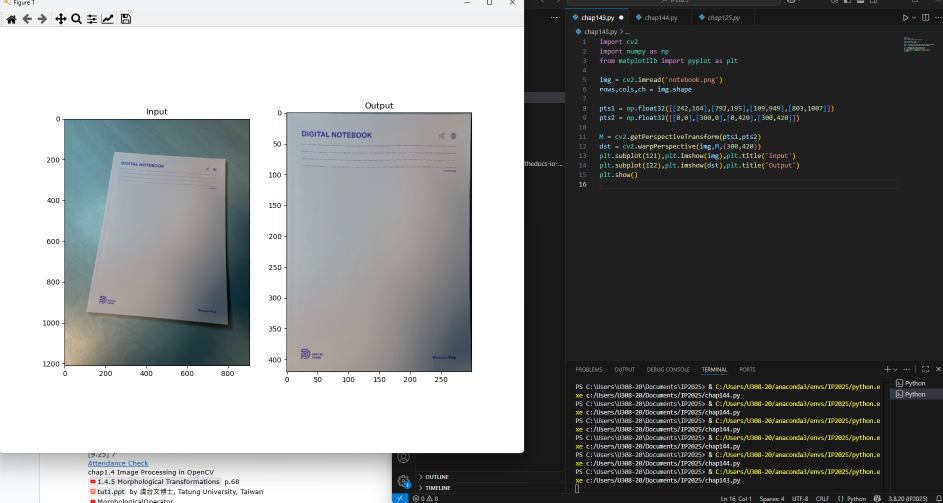
#> input picture homework3.png, 1886 x 1005 px, given in place of testcard.jpg, which was not available (shown at 1/2 size)
$ python homewokr5.py
#> lines starting #> are read from the running program, lines starting #| are printed output that depends on the picture; after the words box and inside, x2 and y2 are one past the last pixel; in counts of white or black regions, pixels touching at a corner belong together; pictures that were not available may be replaced by others from this repository, and a replacement may not be noted
import numpy as np
import cv2


MIN_MATCH_COUNT = 7
# 추적 대상 이미지
img1 = cv2.imread('testcard.jpg')
#> img1 is the input picture: shape (1005, 1886, 3); mean B, G, R 128.8, 129.1, 127.6
img1 = cv2.resize(img1,(514,811), interpolation=cv2.INTER_AREA)
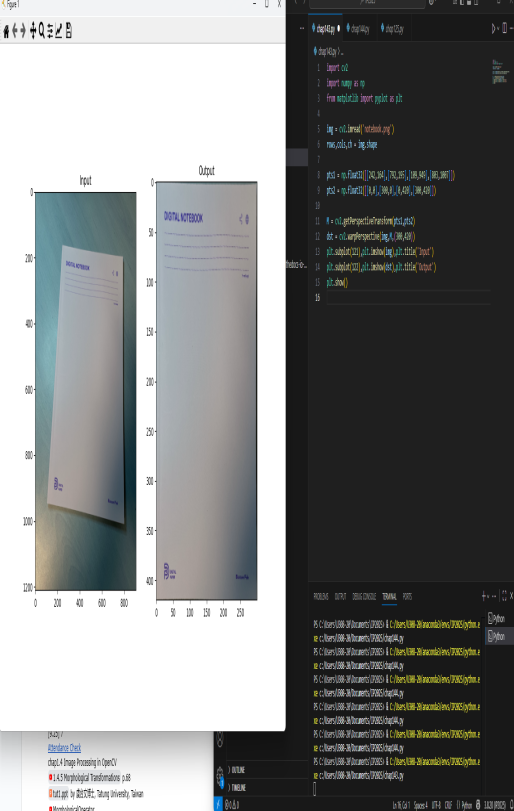
#> img1: shape (811, 514, 3); mean B, G, R 128.8, 129.1, 127.6

# SIFT 객체 생성
sift = cv2.SIFT_create(nfeatures=5000)
kp1, des1 = sift.detectAndCompute(img1, None)
#> kp1 = 902 keypoints; strongest (x, y, size): (41, 23, 2), (49, 36, 2), (33, 30, 3.4), (58, 31, 2.3)

# 비디오
vdo = cv2.VideoCapture('testcard.mp4')

# FPS 계산
fps = vdo.get(cv2.CAP_PROP_FPS)
delay_ms = int(1000/fps) if fps > 0 else 1

# 매칭
bf = cv2.BFMatcher(cv2.NORM_L2)

while(True):
    ret, frame = vdo.read()
    if not ret:
        break

    # 영상 크기 조절
    frame = cv2.resize(frame, (720,720), interpolation=cv2.INTER_AREA)
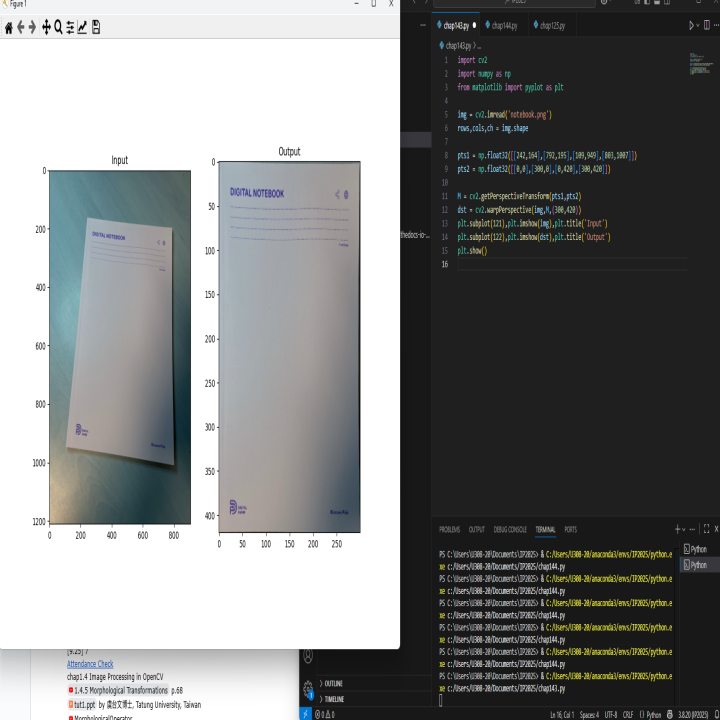
#> frame: shape (720, 720, 3); mean B, G, R 128.8, 129.1, 127.6
    gray_frame = cv2.cvtColor(frame, cv2.COLOR_BGR2GRAY)
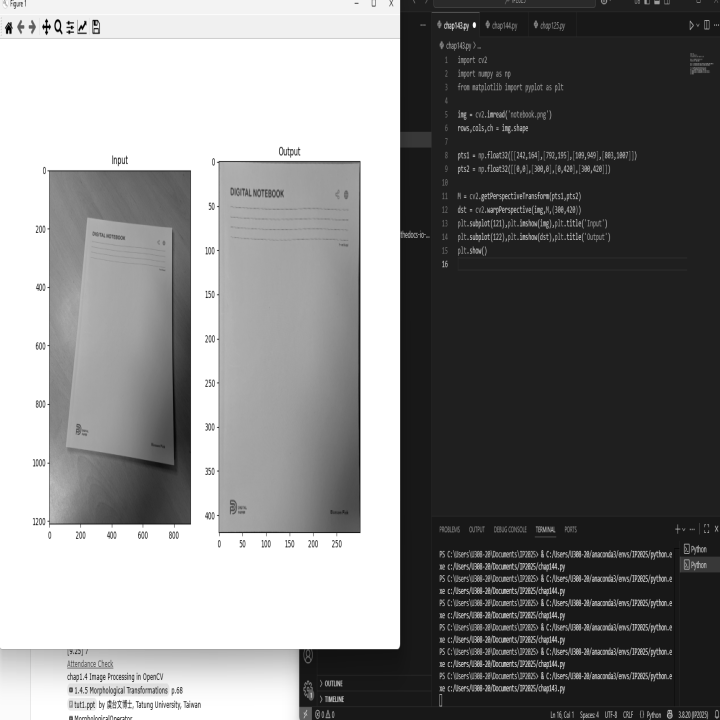
#> gray_frame: shape (720, 720); min 0, max 255, mean 128.6

    # SIFT 특징점 검출
    kp2, des2 = sift.detectAndCompute(gray_frame, None)
#> kp2 = 1199 keypoints; strongest (x, y, size): (474, 25, 2.8), (46, 21, 2), (46, 32, 2), (72, 27, 2)

    # 좋은 매칭점 필터링

    if des2 is not None and len(des2) > 0:
        matches = bf.knnMatch(des1, des2, k=2)
#> matches = 902 matches

        good_matches = []
        if matches:
            for m, n in matches:
                # 1 순위 매칭이 2 순위 매칭보다 훨씬 가까울 때만 채택
                if m.distance < 0.85 * n.distance:
                    good_matches.append(m)
#> after the loop, good_matches = 240 matches

        # 좋은 매칭점들을 거리가 가까운 순으로 정렬
        good_matches = sorted(good_matches, key=lambda x: x.distance)
        # 테두리 그리기
        # 좋은 매칭점이 10개 이상일 때문 추적 수행
        if len(good_matches) > 10:
            src_pts = np.float32([ kp1[m.queryIdx].pt for m in good_matches ]).reshape(-1,1,2)
#> src_pts = 240 rows, first 8: [224.7, 732.7], [413.3, 637.8], [215.1, 732.7], [413.3, 747.5], [288.3, 271], [289, 256.7], [112.6, 596.4], [215.9, 734]
            dst_pts = np.float32([ kp2[m.trainIdx].pt for m in good_matches ]).reshape(-1,1,2)
#> dst_pts = 240 rows, first 8: [314.5, 650.7], [573.5, 566.1], [301.8, 652.2], [573.5, 663.5], [403.1, 241.3], [403.9, 226.8], [157.8, 531.2], [301.8, 652.2]

            # Homography 행렬 계산

            M, mask = cv2.findHomography(src_pts,dst_pts, cv2.RANSAC, 10.0)
#> M = [[1.4, -0.00135, 0.162], [0.000473, 0.888, -0.16], [1.2e-06, 2.59e-07, 1]]; mask = 240 values, max 1 at index 0, min 0 at index 9, mean 0.625

            if M is not None:
                #기준 이미지의 모서리 좌표를 영상 속 위치로 변환
                h, w , _ = img1.shape
#> h = 811; w = 514
                pts = np.float32([ [0,0],[0,h-1],[w-1,h-1],[w-1,0] ]).reshape(-1,1,2)
#> pts = [[0, 0], [0, 810], [513, 810], [513, 0]]
                dst = cv2.perspectiveTransform(pts, M)
#> dst = [[0.162, -0.16], [-0.928, 719.1], [717.6, 718.9], [718.8, 0.0824]]

                # 객체 주위에 초록색 테두리 그리기
                frame = cv2.polylines(frame, [np.int32(dst)], True, (0,255,0),3,cv2.LINE_AA)
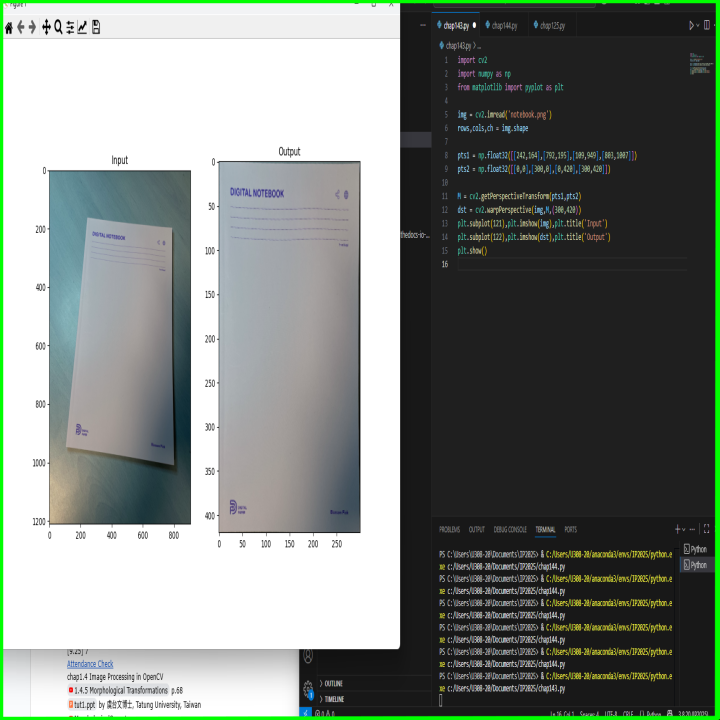
#> frame: shape (720, 720, 3); 2.48% of pixels changed, all inside (x1, y1, x2, y2) = (0, 0, 720, 720)

        # 매칭 결과를 초록색 단색 선으로 연결
        output_frame = cv2.drawMatches(
                img1, kp1, frame, kp2, good_matches[:10],
                None, matchColor=(0, 255, 0), singlePointColor=(0, 255, 0), flags=2
            )
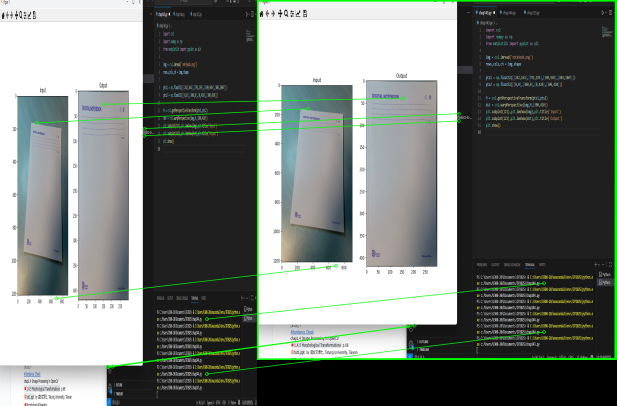
#> output_frame: shape (811, 1234, 3) (shown at 1/2 size); mean B, G, R 118.1, 123, 116.9
        cv2.imshow('SIFT Tracking Result', output_frame)
    else:
        # 특징점 검출 실패 했을 때 원본 표시
        cv2.imshow('SIFT Tracking Result',frame)

    # FPS 대기 설정
    if cv2.waitKey(1) & 0xFF == ord('q'):
#> (key q is pressed here)
        break

# 자원해제
vdo.release()
cv2.destroyAllWindows()
